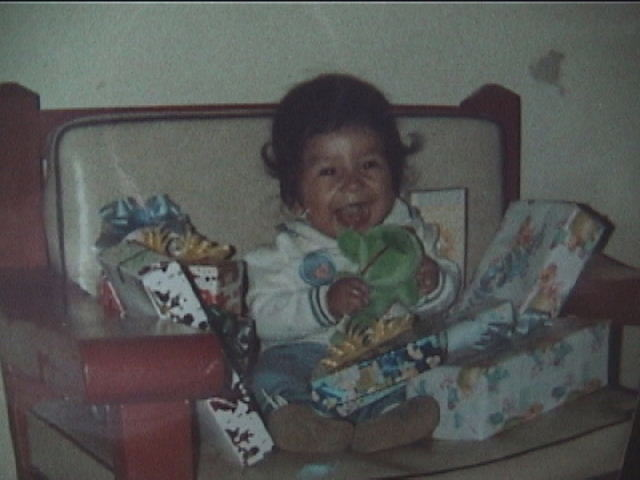
#> input picture prueba01.jpg, 640 x 480 px
$ jupyter execute Noise_filters.ipynb
#> lines starting #> are read from the running program, lines starting #| are printed output that depends on the picture
[cell 1]
import numpy as np
import cv2
from matplotlib import pyplot as plt
from skimage.util import random_noise

from PIL import Image

[cell 2]
to_gray = lambda img:np.sum(img.copy() * [.299,.587,.114], axis=-1)

[cell 3]
img = Image.open('prueba01.jpg')
#> img is the input picture: PIL image 640x480 RGB; mean R, G, B 83.8, 84.8, 83
img_g = to_gray(np.array(img)).astype(int)
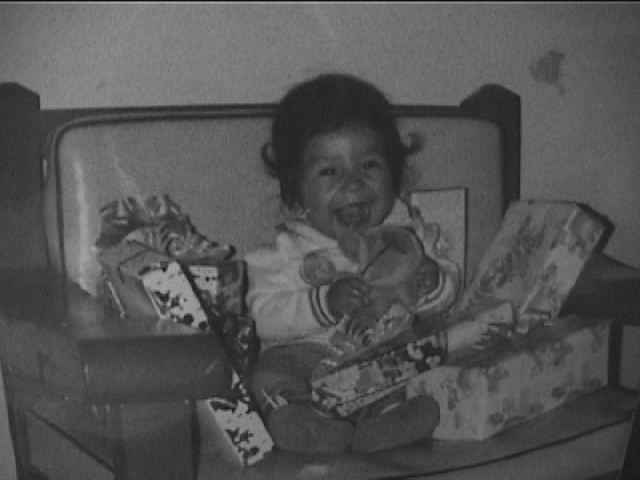
#> img_g: shape (480, 640) int64; min 10, max 179, mean 83.8

[cell 4]
#Filtering config
n = 30
noise_level = 130

#Filtering
noisy = img_g + noise_level * (np.random.random(img_g.shape).astype(np.float32)-.5)
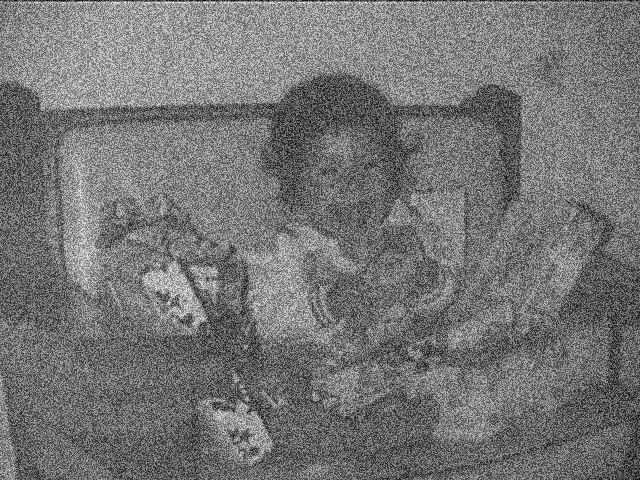
#> noisy: shape (480, 640) float64; min -51.98, max 242.7, mean 83.8; drawn with min black and max white
mean = sum([img_g + noise_level * (np.random.random(img_g.shape).astype(np.float32)-.5) for i in range(n)])/n
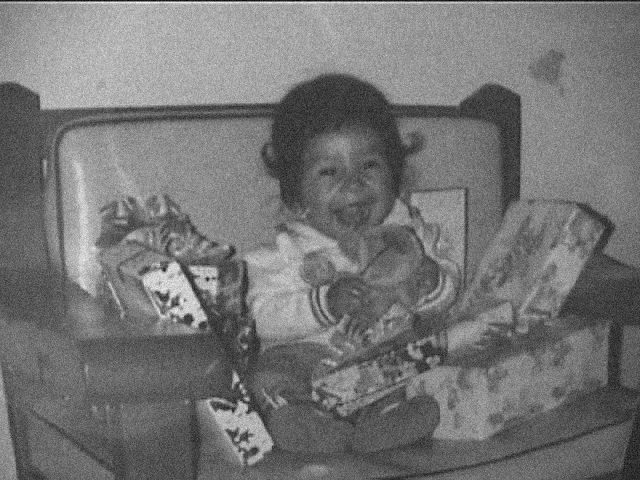
#> mean: shape (480, 640) float64; min -6.03, max 189, mean 83.8; drawn with min black and max white

fig, axs = plt.subplots(1, 3)
fig.set_size_inches(14, 14)
axs[0].imshow(img_g,cmap="gray", vmin=0, vmax=255)
axs[1].imshow(noisy,cmap="gray", vmin=0, vmax=255)
axs[2].imshow(mean,cmap="gray", vmin=0, vmax=255)

plt.show()
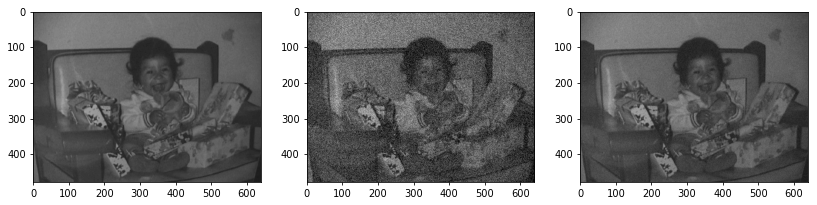
#> figure drawn by matplotlib, 3 panels

[cell 5]
def sp_noise(img, pr):
#> called with pr = 0.6
    img_ = img.copy()
    h, w = img_.shape
#> h = 480; w = 640
    mask = np.random.choice((0, 1, 2), size=(h, w), p=[(1 - pr), (pr) / 2., (pr) / 2.])
    img_[mask == 2] = 255 # salt noise
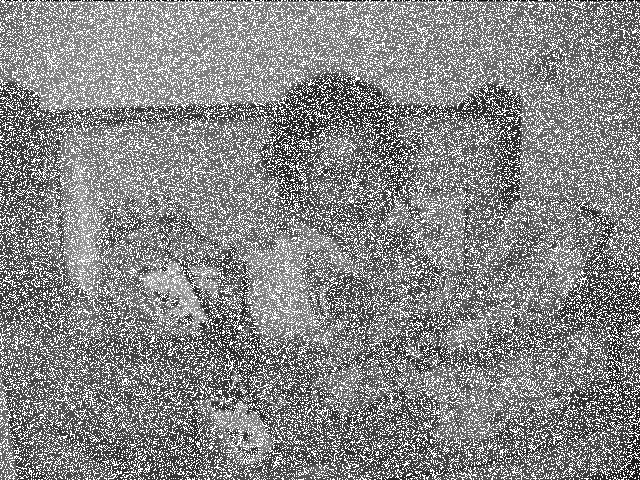
#> img_: shape (480, 640) int64; min 10, max 255, mean 135.1
    img_[mask == 1] = 0 #
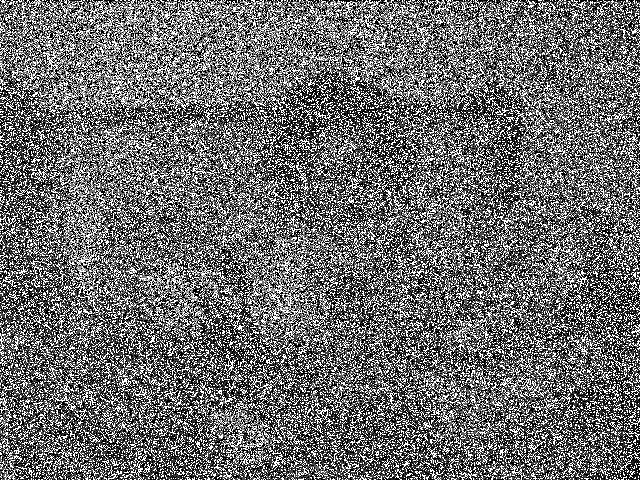
#> img_: shape (480, 640) int64; min 0, max 255, mean 109.9
    return img_

[cell 6]
fig, axs = plt.subplots(3, 1)
fig.set_size_inches(20, 20)

#Filtering config

kernel_size = 3
filtering_n = 1
img_g = to_gray(np.array(img)).astype(int)
noisy = sp_noise(img_g,0.6)
axs[0].imshow(img_g,cmap="gray")
axs[1].imshow(noisy,cmap="gray", vmin=1, vmax=255)

#Filtering


for k in range(filtering_n):
    for i in range(noisy.shape[0]-kernel_size//2):
        for j in range(noisy.shape[1]-kernel_size//2):
            sort_window = np.sort(noisy[i:i+kernel_size,j:j+kernel_size].flatten())
            median = sort_window[len(sort_window)//2]
            noisy[i+kernel_size//2,j+kernel_size//2] = median
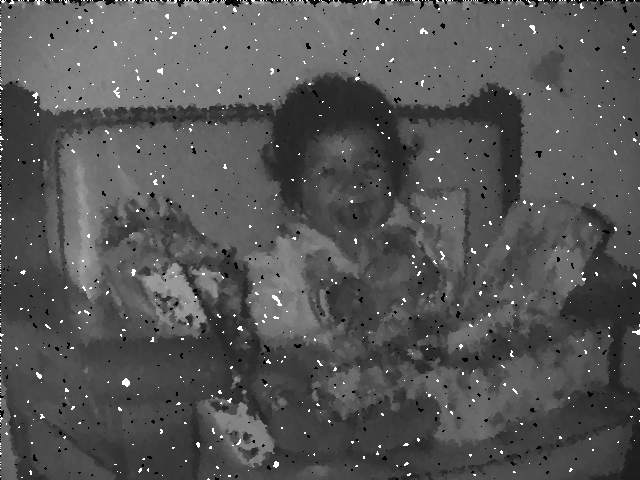
#> noisy: shape (480, 640) int64; min 0, max 255, mean 84.9

axs[2].imshow(noisy,cmap="gray")
#axs[2].imshow([[255,0],[0,255]], vmin=0, vmax=255,cmap="gray")

$ run again, with brain.jpg copied over prueba01.jpg
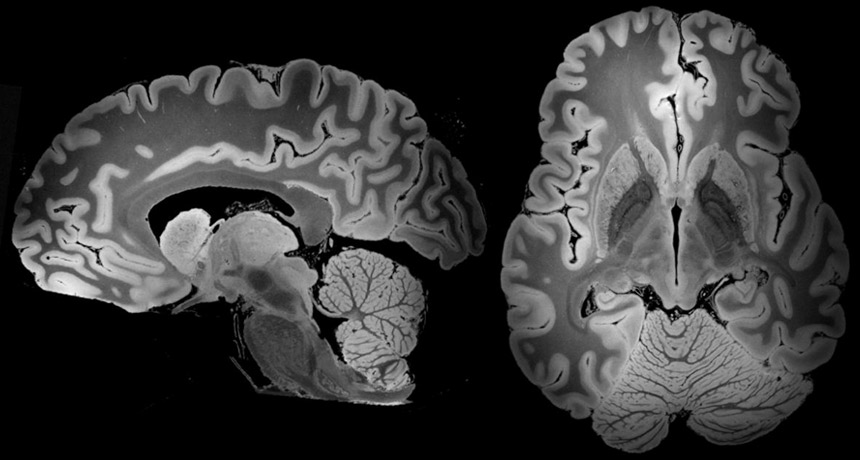
#> input picture brain.jpg, 860 x 460 px
#> img is the input picture: PIL image 860x460 RGB; min 0, max 255, mean 56.5
#> in sp_noise, `img_[mask == 1] = 0`:
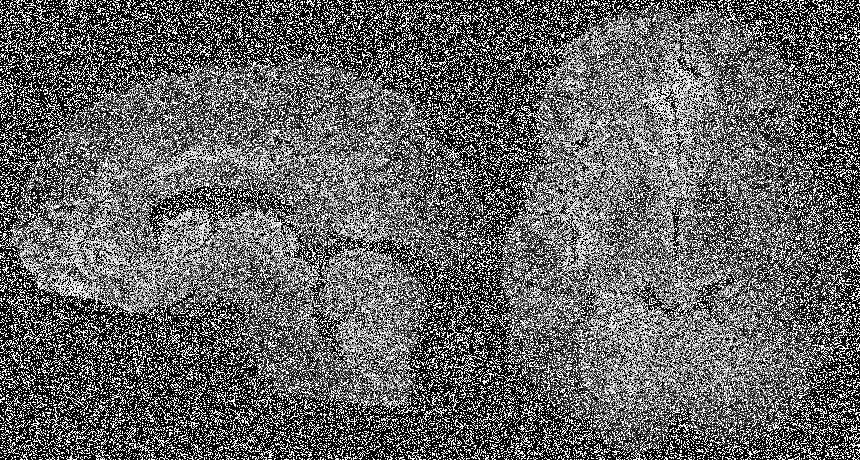
#> img_: shape (460, 860) int64; min 0, max 255, mean 99.3
#> after the loop `for k in range(filtering_n):`:
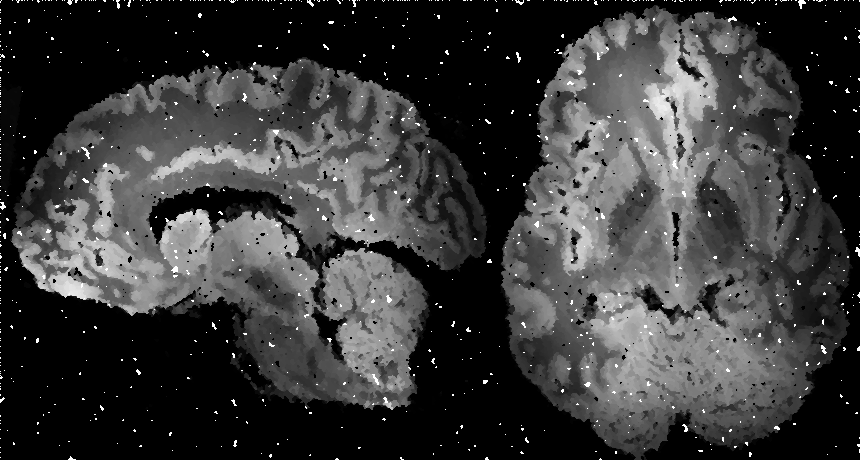
#> noisy: shape (460, 860) int64; min 0, max 255, mean 58.1
